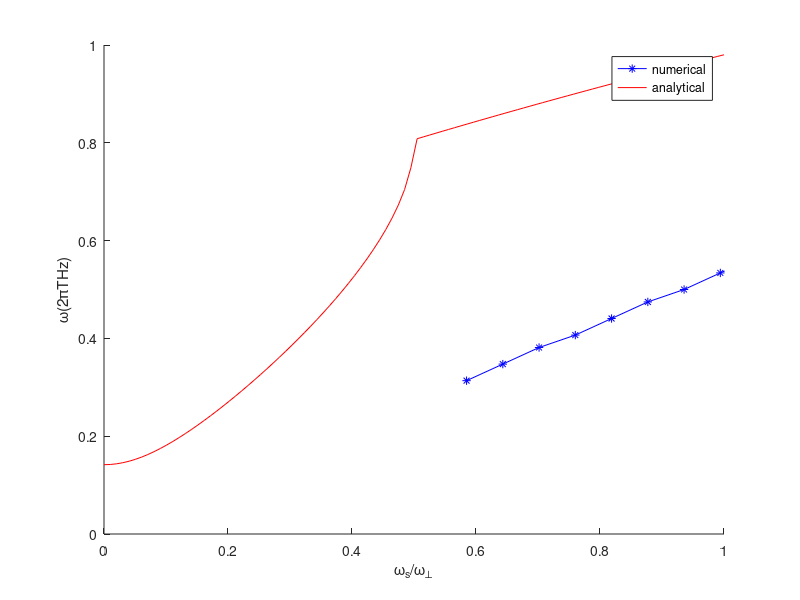

MATLAB code for this plot:
clear all;close all;clc
addpath('D:\tmp\2016PRLRanCheng\AFMm1m2_LL')
if (0)
    subplot(2,1,1);
    plot(tt*1e12,mmx(:,1),tt*1e12,mmy(:,1),tt*1e12,mmz(:,1),'linewidth',2);
    xlabel('time(ps)');ylabel('m');
    legend('mx','my','mz')
    subplot(2,1,2);
    plot(tt*1e12,mmx(:,2),tt*1e12,mmy(:,2),tt*1e12,mmz(:,2),'linewidth',2);
    xlabel('time(ps)');ylabel('m');
    legend('mx','my','mz')
end
if (0)% one level
    datrange=[-190,-200,-220:-20:-500,-1000,-2000];
    %datrange=[-10,-20,-50,-100,-200,-500,-1000,-2000,-5000];
    szdate=size(datrange,2);
    mxFe_=zeros(szdate,1);mxGd_=zeros(szdate,1);
    angleFeGd_=zeros(szdate,1);
    Freqq_=zeros(szdate,1);
    angleFex_=zeros(szdate,1);
    for ctdat=1:szdate
        datname=sprintf('final%d.mat',datrange(ctdat));
        datname
        load(datname);
        if (0)
        subplot(2,1,1);
        plot(tt*1e12,mmx(:,1),tt*1e12,mmy(:,1),tt*1e12,mmz(:,1),'linewidth',2);
        legend('mx','my','mz')
        xlabel('time(ps)');ylabel('m');
        subplot(2,1,2);
        plot(tt*1e12,mmx(:,2),tt*1e12,mmy(:,2),tt*1e12,mmz(:,2),'linewidth',2);
        legend('mx','my','mz')
        xlabel('time(ps)');ylabel('m');
        end
        if (0)
        subplot(2,1,1);
        plot(tt*1e12,mmx(:,1),'linewidth',2);
        xlabel('time(ps)');ylabel('mx');
        subplot(2,1,2);
        plot(tt*1e12,mmx(:,2),'linewidth',2);
        xlabel('time(ps)');ylabel('mx');            
        end
        if (1)%FFT
            plotfft=1;
            nT0=size(mmy,1);
            runTime0=runtime*1e9;%[ns]
            y=mmy(:,1)';
            rminit=0.4;
            rmlast=0.01;
            Freqq_(ctdat)=FFT_module(nT0,runTime0,y,rminit,rmlast,plotfft);
        end
        close all;
        mxFe_(ctdat)=mmx(end-1,1);
        mxGd_(ctdat)=mmx(end-1,2);
        u=[mmx(end-1,1),mmy(end-1,1),mmz(end-1,1)];
        v=[mmx(end-1,2),mmy(end-1,2),mmz(end-1,2)];
        CosTheta = dot(u,v)/(norm(u)*norm(v));
        angleFeGd_(ctdat) = acosd(CosTheta);%angle bw two sublattices
        angleFex_(ctdat)=acosd(mxFe_(ctdat));
    end
end

if (0)%compare with previous result
    dat_=[1000,4000];
    datname1=sprintf('final%d',dat_(1));
    figure;hold on
    load(datname1);
    plot(tt*1e12,mmy(:,1),'-b','LineWidth',2);
    datname2=sprintf('final%d',dat_(2));
    load(datname2);
    plot(tt*1e12,mmy(:,1),'-r','LineWidth',1);
    xlabel('time(ps)','fontsize',15);ylabel('my','fontsize',15)
    %xlim([0,15]);ylim([-1.05,1.05]);
    set(gca,'fontsize',20)
    legend(datname1,datname2)
end
if (1)
    hbar=6.58211951440e-16;%eV.s
    gam=1.760859644e11;%rad/(s.T)
    tz=0.6e-9;%[m]
    msTM=1149e3;%[A/m]
    etaSTT=0.8;%spin hall angle
    JSTT_=[200:20:500]*1e9;
    BDSTTTM=hbar/2*etaSTT*JSTT_/(msTM*tz);
    wSTT=gam*BDSTTTM*1e-12;%[THz]
    Freqnum=[313.559322;347.4576271;381.3559322;406.779661;440.6779661;...
        474.5762712;500;533.8983051;567.7966102;601.6949153;627.1186441;...
        661.0169492;694.9152542;720.3389831;754.2372881;788.1355932]*1e-3;%THz
    wperp=0.023;
    wpara=0.001;%[THz];
    alph=0.0068;
    wE=27.4;%[THz]
    ws=linspace(0,1,100)*wperp;
    wn=wE*(1i*alph+sqrt((wperp+2*wpara-sqrt(wperp^2-4*ws.^2))./wE-alph^2));%acoustic mode
    figure;hold on
    plot(wSTT/wperp,Freqnum,'-*b')
    %plot(ws/wperp,real(wn)/2.4,'-r')
    plot(ws/wperp,real(wn),'-r')
    xlim([0 1]);%ylim([0 1.2])
    legend('numerical','analytical')
    xlabel('{\omega}_s/{\omega}_{\perp}');ylabel('{\omega}(2{\pi}THz)')
end